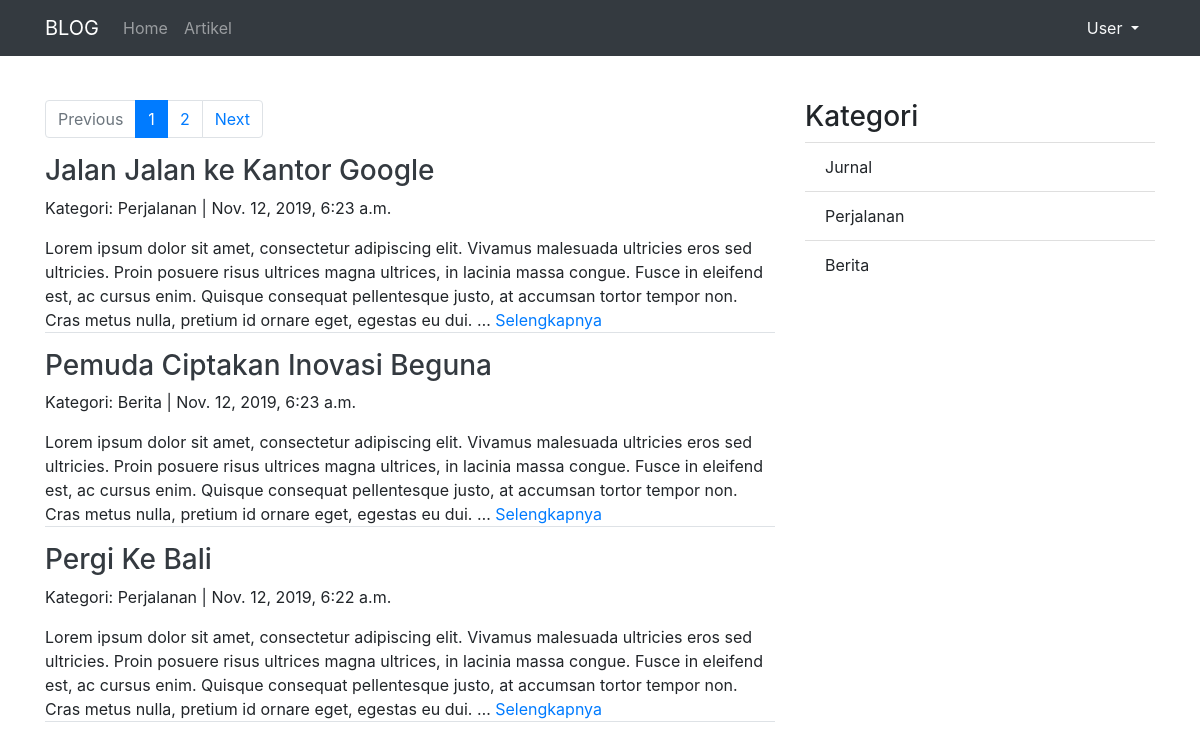
Page /artikel/1 on the committed database.
### artikel/models.py (models this page shows, shortened)
class Artikel(models.Model):
	judul		= models.CharField(max_length=255)
	isi 		= models.TextField()
	kategori	= models.CharField(max_length=255)
	published	= models.DateTimeField(auto_now_add=True)
	updated 	= models.DateTimeField(auto_now=True)
	slug		= models.SlugField(blank=True,editable=False)

### artikel/views.py (the view)
# urls.py: url(r'^(?P<page>\d+)$', ArtikelListView.as_view(),name='list'),
class ArtikelListView(ListView):
    model = Artikel
    template_name = 'artikel/artikel_list.html'
    context_object_name = 'artikel_list'
    ordering = ['-published']
    paginate_by = 3
    def get_context_data(self,*args,**kwargs):
    	kategori_list = self.model.objects.values_list('kategori',flat=True).distinct()
    	self.kwargs.update({'kategori_list':kategori_list})
    	kwargs = self.kwargs
    	return super().get_context_data(*args,**kwargs)

### artikel/templates/artikel/artikel_list.html (shortened to what this page needs)
{% extends "base.html" %}
{% block contents %}
	<div class="row">
		<div class="col-md-8">
			{% if is_paginated %}
				<nav aria-label="ArtikelPage">
				  <ul class="pagination">
			   {% if page_obj.has_previous %}
			   		<li class="page-item">
			   			<a class="page-link" href="{% url 'artikel:list' page_obj.previous_page_number %}">Previous</a>
			   		</li>
			   		{% else %}
			   			<li class="page-item disabled">
					      <a class="page-link" href="#" tabindex="-1" aria-disabled="true">Previous</a>
					    </li>
			   {% endif %}
			   {% for page in paginator.page_range %}
			   		{% if page is page_obj.number %}
			   			<li class="page-item active">
			   				<span class="page-link" href="#">{{page}}<span class="sr-only">(current)</span></span>
			   			</li>
			   		{% else %}
			   			<li class="page-item">
					      <a class="page-link" href="{% url 'artikel:list' page %}">{{page}}</a>
					    </li>
			   		{% endif %}
			   {% endfor %}
			    {% if page_obj.has_next %}
			    	<li class="page-item">
				      <a class="page-link" href="{% url 'artikel:list' page_obj.next_page_number %}">Next</a>
				    </li>
				    {% else %}
				    	<li class="page-item disabled">
					      <a class="page-link" href="#" tabindex="-1" aria-disabled="true">Next</a>
					    </li>
			    {% endif %}
			  </ul>
			</nav>
		{% endif %}
	{% for artikel in artikel_list %}
		<h3><a class="text-dark" href="{% url 'artikel:detail' artikel.slug %}">{{artikel.judul}}</a></h3>
		<p>Kategori: {{artikel.kategori}} | {{artikel.published}}</p>
		<p class="border-bottom">{{artikel.isi|truncatewords:50}} <a href="{% url 'artikel:detail' artikel.slug %}">Selengkapnya</a></p>
	{% endfor %}
		</div>
		<div class="col-sm">
			<h3>Kategori</h3>
			<ul class="list-group list-group-flush">
				{% for kategori in kategori_list %}
					<li class="list-group-item">{{kategori}}</li>
				{% endfor %}
			</ul>
		</div>
	</div>
{% endblock contents %}

### templates/base.html (shortened to what this page needs)
{% load static %}
<!DOCTYPE html>
<html>
<head>
	{% include "snippets/styles.html" %}
</head>
<body>
	{% include "snippets/navbar.html" %}
	<div class="container" style="margin-top:100px">
		{% block contents %}
		{% endblock contents %}
	</div>
</body>
</html>

### templates/snippets/styles.html
{% load static %}
<link rel="stylesheet" type="text/css" href="{% static "vendoor/bootstrap/css/bootstrap.min.css" %}">

### templates/snippets/navbar.html (shortened to what this page needs)
{% load static %}
<nav class="navbar fixed-top navbar-expand-lg navbar-dark bg-dark">
	<div class="container">
		<a class="navbar-brand" href="#">BLOG</a>
		 <div class="collapse navbar-collapse" id="navbarNavDropdown">
		    <ul class="navbar-nav">
		      <li class="nav-item">
		        <a class="nav-link" href="{% url 'home' %}">Home </a>
		      </li>
		      <li class="nav-item">
		        <a class="nav-link" href="{% url 'artikel:list' 1 %}">Artikel</a>
		      </li>
		    </ul>
		    <div class="nav-item dropdown ml-auto">
		        <a class="nav-link dropdown-toggle text-light" href="#" id="navbarDropdownMenuLink" role="button" data-toggle="dropdown" aria-haspopup="true" aria-expanded="false">
		          User
		        </a>
		     </div>
		  </div>
	</div>
</nav>

### templates/snippets/scripts.html (shortened to what this page needs)
{% load static %}

### rows in the picture
Artikel: judul "Jalan Jalan ke Kantor Google", kategori "Perjalanan", published "Nov. 12, 2019, 6:23 a.m.", isi "Lorem ipsum dolor sit amet, consectetur adipiscing elit. Vivamus malesuada ultricies eros sed ultricies. Proin posuere risus ultrices magna ultrices, in lacinia massa congue. Fusce in eleifend est, ac cursus enim. Quisque consequat pellentesque justo, at accumsan tortor tempor non. Cras metus nulla, pretium id ornare eget, egestas eu dui. …"
Artikel: judul "Pemuda Ciptakan Inovasi Beguna", kategori "Berita", published "Nov. 12, 2019, 6:23 a.m.", isi "Lorem ipsum dolor sit amet, consectetur adipiscing elit. Vivamus malesuada ultricies eros sed ultricies. Proin posuere risus ultrices magna ultrices, in lacinia massa congue. Fusce in eleifend est, ac cursus enim. Quisque consequat pellentesque justo, at accumsan tortor tempor non. Cras metus nulla, pretium id ornare eget, egestas eu dui. …"
Artikel: judul "Pergi Ke Bali", kategori "Perjalanan", published "Nov. 12, 2019, 6:22 a.m.", isi "Lorem ipsum dolor sit amet, consectetur adipiscing elit. Vivamus malesuada ultricies eros sed ultricies. Proin posuere risus ultrices magna ultrices, in lacinia massa congue. Fusce in eleifend est, ac cursus enim. Quisque consequat pellentesque justo, at accumsan tortor tempor non. Cras metus nulla, pretium id ornare eget, egestas eu dui. …"

### other values in the picture
{{ page }} "1"
{{ page }} "2"
{{ kategori }} "Jurnal" "Perjalanan" "Berita"
